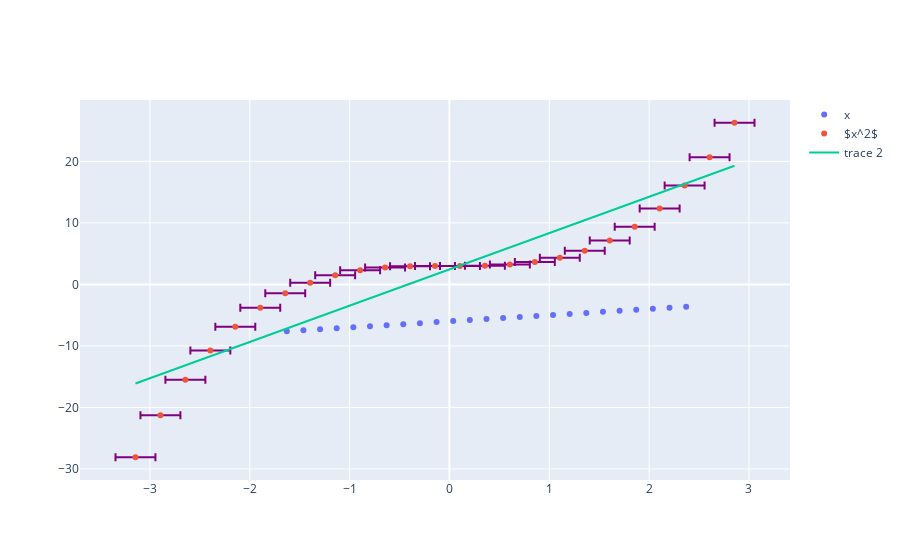

Notebook source saved alongside this figure:
### Markdown cell above
### plotly.graph_objects
Построем то же, самое через полную версию.

### Code cell
import plotly.graph_objects as go
df["type"] = df["type"].astype(int)# необходмо, чтобы снова сделать параметр числовым чтобы можно было делать сравнение
X_1 = df[df['type']==1]['x']
X_2 = df[df['type']==2]['x']
Y_1 = df[df['type']==1]['y']
Y_2 = df[df['type']==2]['y']

z = np.polyfit(X_2, Y_2, 1)
p = np.poly1d(z)
xp = np.linspace(min(X_2), max(X_2), 50)
fig = go.Figure()
# апроксимацию смотри в выпуске про numpy

fig.add_trace(go.Scatter(x=X_1, y=Y_1,
                    mode='markers',
                    name='x'))
fig.add_trace(go.Scatter(x=X_2, y=Y_2,
                    mode='markers',
                    name='$x^2$',
                    error_x = dict(
                        type='constant',value=0.2,
                        color='purple')))
fig.add_trace(go.Line(x= xp, y = p(xp)))
fig.show()

### Figure 1 — Plotly figure (JSON) as saved in the notebook; plotly's stock layout.template omitted (floating-point values rounded to 4 significant figures)
{"data": [{"mode": "markers", "name": "x", "type": "scatter", "x": [-1.629, -1.462, -1.296, -1.129, -0.9624, -0.7957, -0.629, -0.4624, -0.2957, -0.129, 0.03762, 0.2043, 0.371, 0.5376, 0.7043, 0.871, 1.038, 1.204, 1.371, 1.538, 1.704, 1.871, 2.038, 2.204, 2.371], "y": [-7.629, -7.462, -7.296, -7.129, -6.962, -6.796, -6.629, -6.462, -6.296, -6.129, -5.962, -5.796, -5.629, -5.462, -5.296, -5.129, -4.962, -4.796, -4.629, -4.462, -4.296, -4.129, -3.962, -3.796, -3.629]}, {"error_x": {"color": "purple", "type": "constant", "value": 0.2}, "mode": "markers", "name": "$x^2$", "type": "scatter", "x": [-3.145, -2.895, -2.645, -2.395, -2.145, -1.895, -1.645, -1.395, -1.145, -0.8946, -0.6446, -0.3946, -0.1446, 0.1054, 0.3554, 0.6054, 0.8554, 1.105, 1.355, 1.605, 1.855, 2.105, 2.355, 2.605, 2.855], "y": [-28.1, -21.25, -15.5, -10.73, -6.864, -3.801, -1.448, 0.2875, 1.5, 2.284, 2.732, 2.939, 2.997, 3.001, 3.045, 3.222, 3.626, 4.351, 5.49, 7.137, 9.387, 12.33, 16.07, 20.69, 26.28]}, {"type": "scatter", "x": [-3.145, -3.022, -2.9, -2.777, -2.655, -2.532, -2.41, -2.287, -2.165, -2.043, -1.92, -1.798, -1.675, -1.553, -1.43, -1.308, -1.185, -1.063, -0.9405, -0.8181, -0.6956, -0.5732, -0.4507, -0.3283, -0.2058, -0.0834, 0.03905, 0.1615, 0.2839, 0.4064, 0.5288, 0.6513, 0.7737, 0.8962, 1.019, 1.141, 1.264, 1.386, 1.508, 1.631, 1.753, 1.876, 1.998, 2.121, 2.243, 2.366, 2.488, 2.61, 2.733, 2.855], "y": [-16.11, -15.39, -14.67, -13.95, -13.22, -12.5, -11.78, -11.06, -10.33, -9.612, -8.889, -8.167, -7.444, -6.722, -5.999, -5.277, -4.554, -3.832, -3.109, -2.387, -1.664, -0.9418, -0.2193, 0.5032, 1.226, 1.948, 2.671, 3.393, 4.116, 4.838, 5.561, 6.283, 7.005, 7.728, 8.45, 9.173, 9.895, 10.62, 11.34, 12.06, 12.79, 13.51, 14.23, 14.95, 15.68, 16.4, 17.12, 17.84, 18.57, 19.29]}], "layout": {}}
